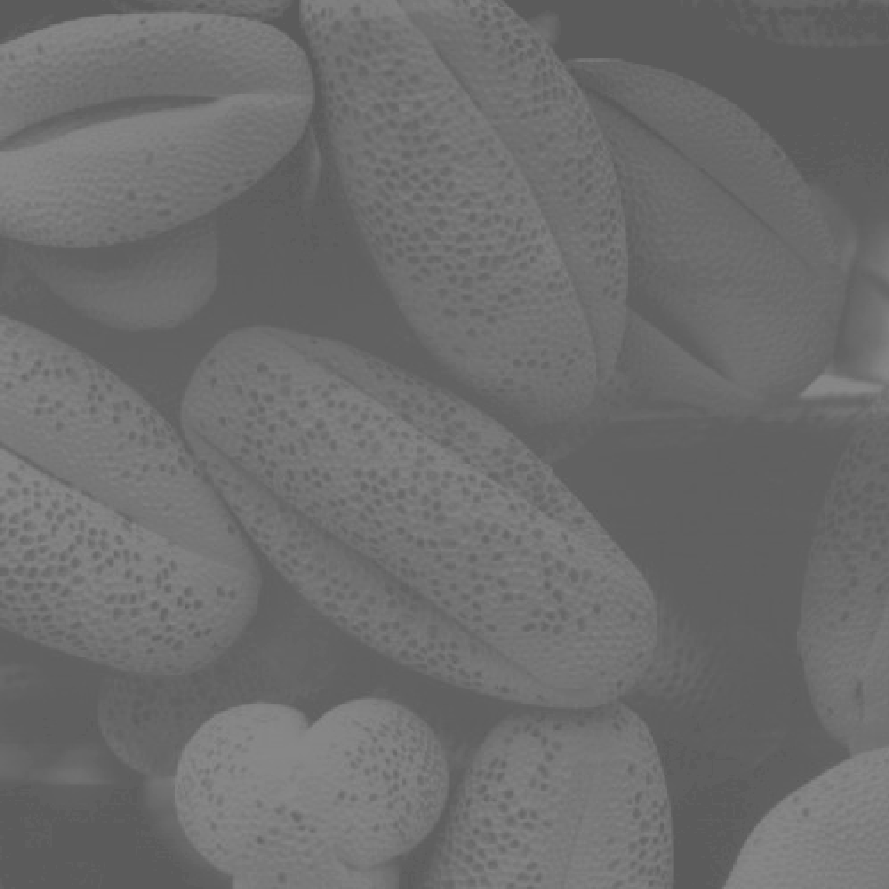
#> input picture ExerciseSet2/Data/Fig0310(b)(washed_out_pollen_image).tif, 889 x 889 px
$ python my_Exercise_2.py
#> lines starting #> are read from the running program, lines starting #| are printed output that depends on the picture; long printed decimals are rounded
from PIL import Image
import matplotlib.pyplot as plt
import numpy as np


def im2double(im):

	## Convert the data type to float
	im = im.astype(float)

	## Scale the intensities to [0,1]
	im /= 255

	return im


def im2uint8(im):

	## Convert the data type to float
	im = im.astype(float)

	## Scale the intensities to [0,255]
	im *= 255

	return im


impath = "./Data/Fig0310(b)(washed_out_pollen_image).tif"
I = Image.open(impath)
#> I is the input picture: PIL image 889x889 L; min 91, max 138, mean 109.1
arr_int = np.array(I)
# arr_dbl = arr_int.astype(float)/255

# print(arr_int.min(), arr_int.max())
# print(arr_dbl.min(), arr_dbl.max())

arr_dbl = im2double(arr_int)

print(arr_dbl.min(), arr_dbl.max())
#| 0.3569 0.5412

plt.imshow(arr_dbl, cmap="gray")
plt.colorbar()
# plt.show()
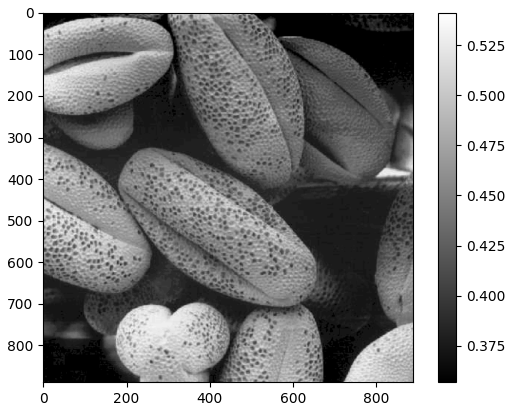
#> figure drawn by matplotlib, 2 panels
